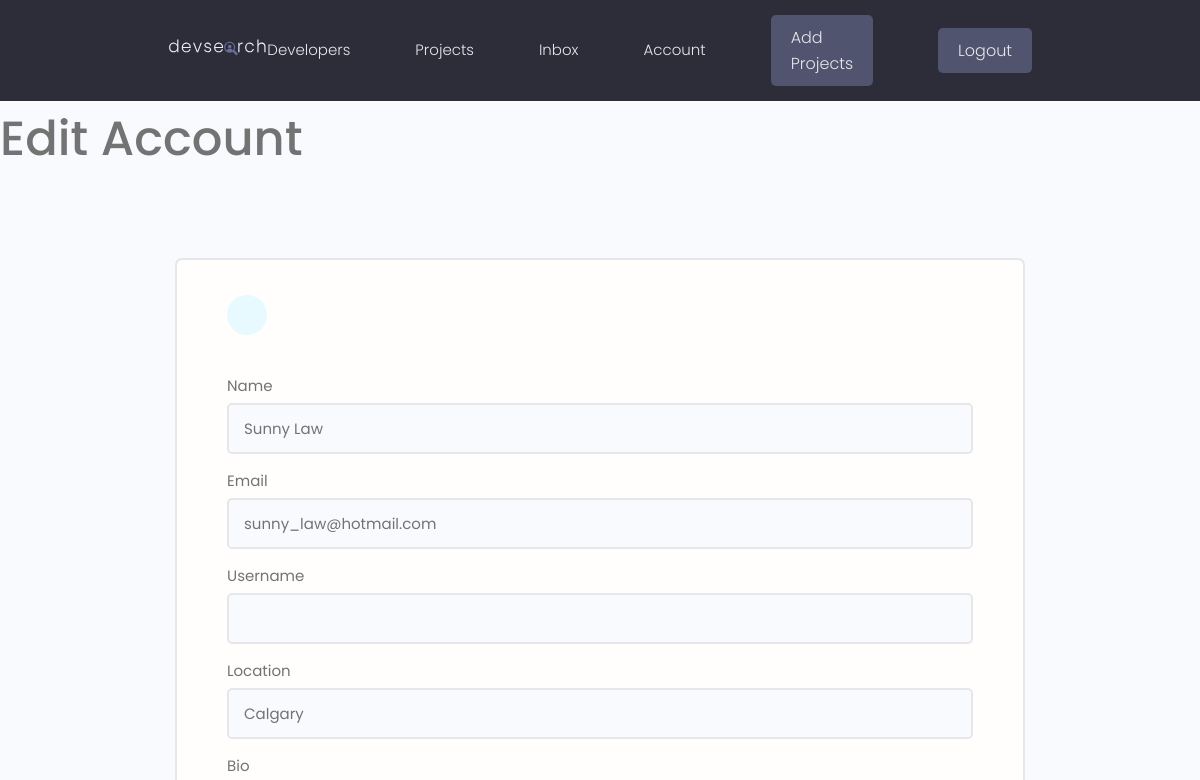
/edit-account (signed in, upper part), run on an earlier commit of the app's database.
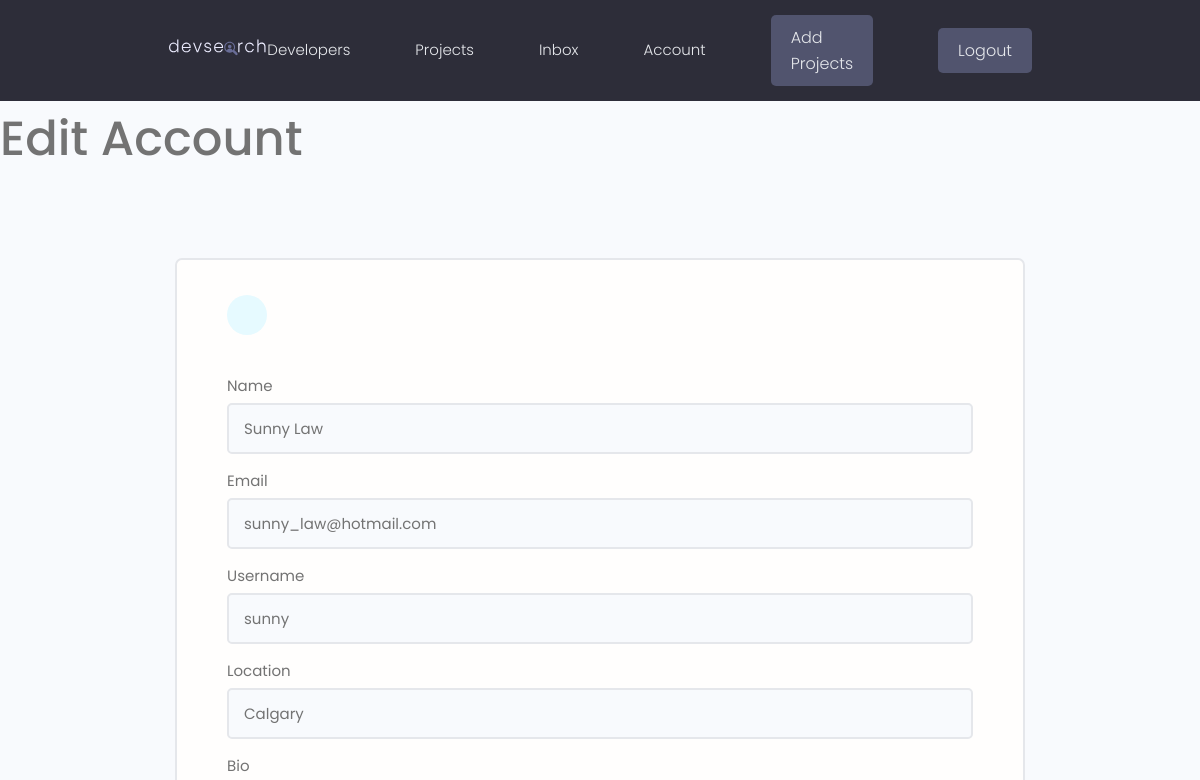
And on a later commit of the database.
### users/models.py (models this page shows, shortened)
class Profile(models.Model):
    user = models.OneToOneField(
        User, on_delete=models.CASCADE, null=True, blank=True)
    name = models.CharField(max_length=200, blank=True, null=True)
    email = models.EmailField(max_length=500, blank=True, null=True)
    username = models.CharField(max_length=200, blank=True, null=True)
    location = models.CharField(max_length=200, blank=True, null=True)
    short_intro = models.CharField(max_length=200, blank=True, null=True)
    bio = models.TextField(blank=True, null=True)
    profile_image = models.ImageField(
        null=True, blank=True, upload_to='profiles/', default="profiles/user-default.png")
    social_github = models.CharField(max_length=200, blank=True, null=True)
    social_twitter = models.CharField(max_length=200, blank=True, null=True)
    social_linkedin = models.CharField(max_length=200, blank=True, null=True)
    social_youtube = models.CharField(max_length=200, blank=True, null=True)
    social_website = models.CharField(max_length=200, blank=True, null=True)
    created = models.DateTimeField(auto_now_add=True)
    id = models.UUIDField(default=uuid.uuid4, unique=True,
                          primary_key=True, editable=False)

### users/views.py (the view)
# urls.py: path('edit-account', views.editAccount, name="edit-account"),
@login_required(login_url='login')
def editAccount(request):
    profile = request.user.profile
    form = ProfileForm(instance=profile)
    if request.method == 'POST':
        form = ProfileForm(request.POST, request.FILES, instance=profile)
        if form.is_valid():
            form.save()
            return redirect('account')
    context = {'form': form}
    return render(request, 'users/profile_form.html', context)

### users/form.py
class ProfileForm(ModelForm):
    class Meta:
        model = Profile
        fields = ['name', 'email', 'username', 'location',
                  'bio', 'short_intro', 'profile_image',
                  'social_github', 'social_linkedin', 'social_twitter',
                  'social_youtube', 'social_website', ]
    def __init__(self, *args, **kwargs):
        super(ProfileForm, self).__init__(*args, **kwargs)
        for name, field in self.fields.items():
            field.widget.attrs.update(
                {'class': 'input'},
            )

### users/templates/users/profile_form.html (shortened to what this page needs)
{% extends 'main.html' %}
{% block content %}
<h1>Edit Account</h1>
<main class="formPage my-xl">
    <div class="content-box">
        <div class="formWrapper">
            <a class="backButton" href="{% url 'account' %}"></a>
            <br>
            <form class="form" method="POST" action="{% url 'edit-account' %}", enctype="multipart/form-data">
                {%for field in form %}
                <div class="form__field">
                    <label for="formInput#text">{{field.label}} </label>
                    {{field}}
                </div>
                {% endfor %}
            </form>
        </div>
    </div>
</main>
{% endblock content %}

What changed in the data, as far as the page shows it:
changed Profile "Sunny Law": username (not shown) → "sunny"
